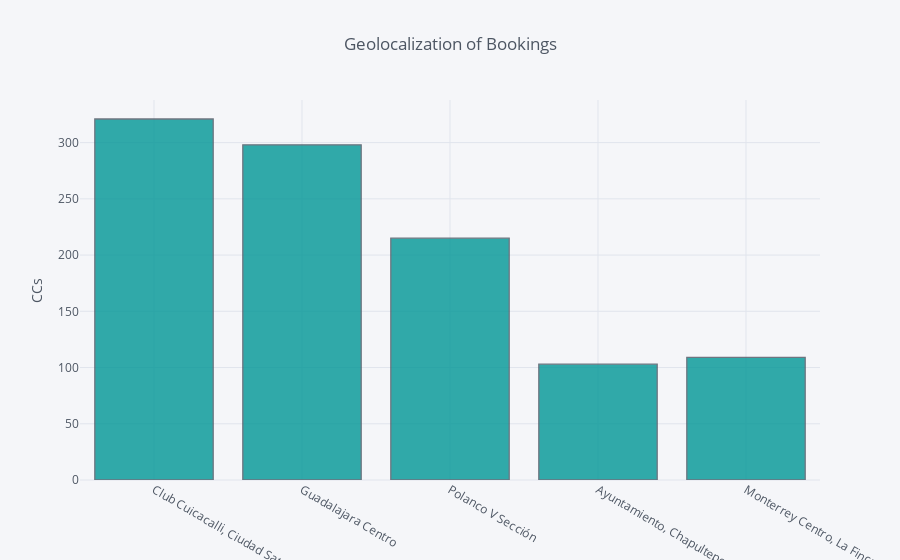

Notebook code cell kept with this figure:
### Code cell
#data[cols[0]].iplot(kind='hist', color= 'rgb(0,150,150)')
df.place_name.iplot(kind='hist', yTitle='CCs', 
                      title='Geolocalization of Bookings',color= 'rgb(0,150,150)')

### Figure 1 — Plotly figure (JSON) as saved in the notebook; plotly's stock layout.template omitted (floating-point values rounded to 4 significant figures; data arrays with more than 128 entries replaced by an {"elided": "..."} marker saying what was removed)
{"data": [{"histfunc": "count", "histnorm": "", "marker": {"color": "rgba(0, 150, 150, 1.0)", "line": {"color": "#4D5663", "width": 1.3}}, "name": "place_name", "opacity": 0.8, "orientation": "v", "type": "histogram", "uid": "fdc86f7f-8d42-4f0a-a6d7-6d7d4bf8f6b2", "x": {"elided": "12756 str values"}}], "layout": {"barmode": "overlay", "legend": {"bgcolor": "#F5F6F9", "font": {"color": "#4D5663"}}, "paper_bgcolor": "#F5F6F9", "plot_bgcolor": "#F5F6F9", "title": {"font": {"color": "#4D5663"}, "text": "Geolocalization of Bookings"}, "xaxis": {"gridcolor": "#E1E5ED", "showgrid": true, "tickfont": {"color": "#4D5663"}, "title": {"font": {"color": "#4D5663"}, "text": ""}, "zerolinecolor": "#E1E5ED"}, "yaxis": {"gridcolor": "#E1E5ED", "showgrid": true, "tickfont": {"color": "#4D5663"}, "title": {"font": {"color": "#4D5663"}, "text": "CCs"}, "zerolinecolor": "#E1E5ED"}}}
